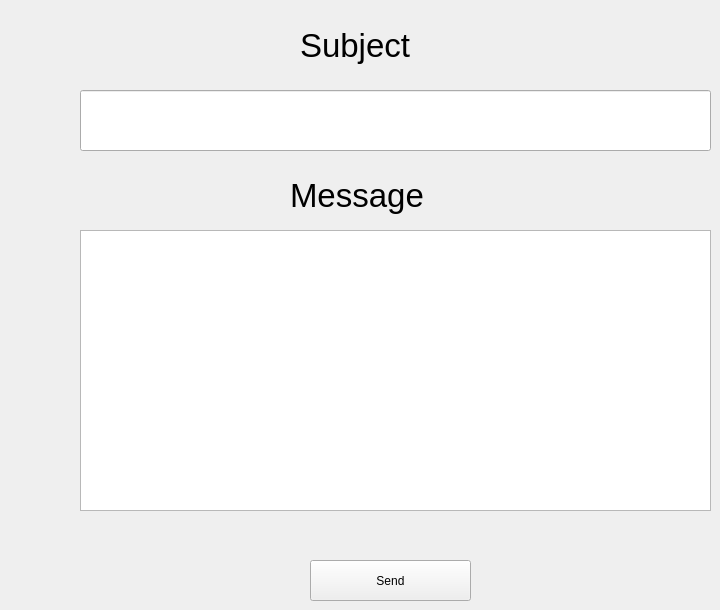
  <widget class="QWidget" name="centralwidget">
   <widget class="QLabel" name="label">
    <property name="geometry">
     <rect>
      <x>300</x>
      <y>20</y>
      <width>171</width>
      <height>51</height>
     </rect>
    </property>
    <property name="font">
     <font>
      <family>MS UI Gothic</family>
      <pointsize>25</pointsize>
     </font>
    </property>
    <property name="text">
     <string>Subject</string>
    </property>
   </widget>
   <widget class="QLineEdit" name="lineEdit">
    <property name="geometry">
     <rect>
      <x>80</x>
      <y>90</y>
      <width>631</width>
      <height>61</height>
     </rect>
    </property>
    <property name="font">
     <font>
      <family>Nirmala UI</family>
      <pointsize>15</pointsize>
     </font>
    </property>
    <property name="cursor">
     <cursorShape>IBeamCursor</cursorShape>
    </property>
    <property name="styleSheet">
     <string notr="true">color: black</string>
    </property>
    <property name="inputMethodHints">
     <set>Qt::ImhNone</set>
    </property>
   </widget>
   <widget class="QLabel" name="label_2">
    <property name="geometry">
     <rect>
      <x>290</x>
      <y>170</y>
      <width>181</width>
      <height>51</height>
     </rect>
    </property>
    <property name="font">
     <font>
      <family>MS UI Gothic</family>
      <pointsize>25</pointsize>
     </font>
    </property>
    <property name="text">
     <string>Message</string>
    </property>
   </widget>
   <widget class="QTextEdit" name="textEdit">
    <property name="geometry">
     <rect>
      <x>80</x>
      <y>230</y>
      <width>631</width>
      <height>281</height>
     </rect>
    </property>
    <property name="font">
     <font>
      <family>Nirmala UI</family>
      <pointsize>10</pointsize>
     </font>
    </property>
    <property name="styleSheet">
     <string notr="true">color:black</string>
    </property>
   </widget>
   <widget class="QPushButton" name="pushButton">
    <property name="geometry">
     <rect>
      <x>310</x>
      <y>560</y>
      <width>161</width>
      <height>41</height>
     </rect>
    </property>
    <property name="text">
     <string>Send</string>
    </property>
   </widget>
  </widget>
